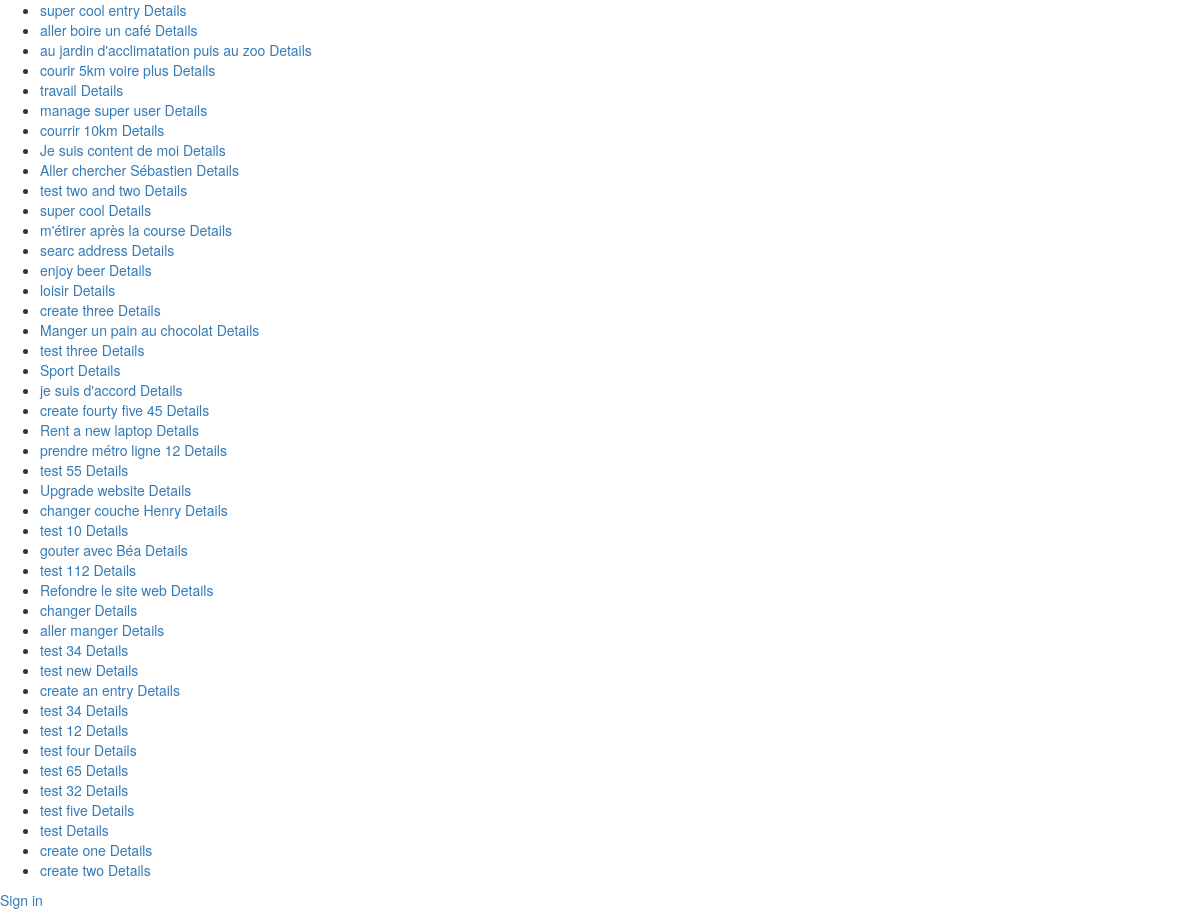
Screenshot of /modal/ (signed in) with the database file from the repository.
### core/models.py (models this page shows, shortened)
class Entry(models.Model):
	user = models.ForeignKey(User)
	name = models.CharField(max_length=50)
	data = models.CharField(max_length=200, blank=True)
	order = models.IntegerField(default=1000)
	duedate = models.DateField(null=True, blank=True)
	done = models.BooleanField(default=False) # 0 = to do / 1 = completed
	impediment = models.BooleanField(default=False) # 0 = No / 1 = Yes
	transfered = models.BooleanField(default=False) # 0 = No / 1 = Yes = no longer in your List
	assignees = models.ManyToManyField(User, related_name='assignees',blank=True)
	section = models.BooleanField(default=False) # 0 = No / 1 = Yes
	created_at = models.DateTimeField(auto_now_add=True)
	class Meta:
		ordering = ['order']
		verbose_name_plural = "entries"
	def __str__(self):
		return str(self.name)
	def update_modal_entry_url(self):
		return reverse (viewname="entrymodal", args=[self.id])

### core/views.py (the view)
# urls.py: url(r'^modal/$', coreviews.ModalView.as_view()),
class ModalView(ListView):
	model = coremodels.Entry
	template_name = "v2/modal/list.html"
	def get_queryset(self):
		return coremodels.Entry.objects.filter(user=self.request.user).order_by('order')

### templates/v2/modal/list.html (shortened to what this page needs)
<html>
{% load widget_tweaks %}
<head>
<link rel="stylesheet" href="http://code.jquery.com/mobile/1.4.5/jquery.mobile-1.4.5.min.css" />
<link rel="stylesheet" href="https://maxcdn.bootstrapcdn.com/bootstrap/3.3.6/css/bootstrap.min.css">
<link rel="stylesheet" href="https://maxcdn.bootstrapcdn.com/bootstrap/3.3.6/css/bootstrap-theme.min.css">
</head>
<body>
<div data-role="page" class="jqm-demos" data-quicklinks="true">
<ul data-role="listview" data-filter="true"  data-split-icon="gear" data-split-theme="a" data-filter-placeholder="Search an action ..." data-inset="true">
    {% for objects in object_list %}
      <li data-chris="{{ objects.update_modal_entry_url }}" id="entry_{{ objects.id }}" class="ui-state-default">
        <a data-ajax="false">{{ objects }}</a>
<a href="#details" data-rel="popup" data-position-to="window" data-transition="pop">Details</a>
      </li>
    {% endfor %}
</ul>
<a href="#popupLogin" data-rel="popup" data-position-to="window" class="ui-btn ui-corner-all ui-shadow ui-btn-inline ui-icon-check ui-btn-icon-left ui-btn-a" data-transition="pop">Sign in</a>
</div>
</body>
</html>

### rows the page displays
Entry: name "super cool entry"
Entry: name "aller boire un café"
Entry: name "au jardin d'acclimatation puis au zoo"
Entry: name "courir 5km voire plus"
Entry: name "travail"
Entry: name "manage super user"
Entry: name "courrir 10km"
Entry: name "Je suis content de moi"
Entry: name "Aller chercher Sébastien"
Entry: name "test two and two"
Entry: name "super cool"
Entry: name "m'étirer après la course"
Entry: name "searc address"
Entry: name "enjoy beer"
Entry: name "loisir"
Entry: name "create three"
Entry: name "Manger un pain au chocolat"
Entry: name "test three"
Entry: name "Sport"
Entry: name "je suis d'accord"
Entry: name "create fourty five 45"
Entry: name "Rent a new laptop"
Entry: name "prendre métro ligne 12"
Entry: name "test 55"
Entry: name "Upgrade website"
Entry: name "changer couche Henry"
Entry: name "test 10"
Entry: name "gouter avec Béa"
Entry: name "test 112"
Entry: name "Refondre le site web"
Entry: name "changer"
Entry: name "aller manger"
Entry: name "test 34"
Entry: name "test new"
Entry: name "create an entry"
Entry: name "test 34"
Entry: name "test 12"
Entry: name "test four"
Entry: name "test 65"
Entry: name "test 32"
Entry: name "test five"
Entry: name "test"
Entry: name "create one"
Entry: name "create two"
